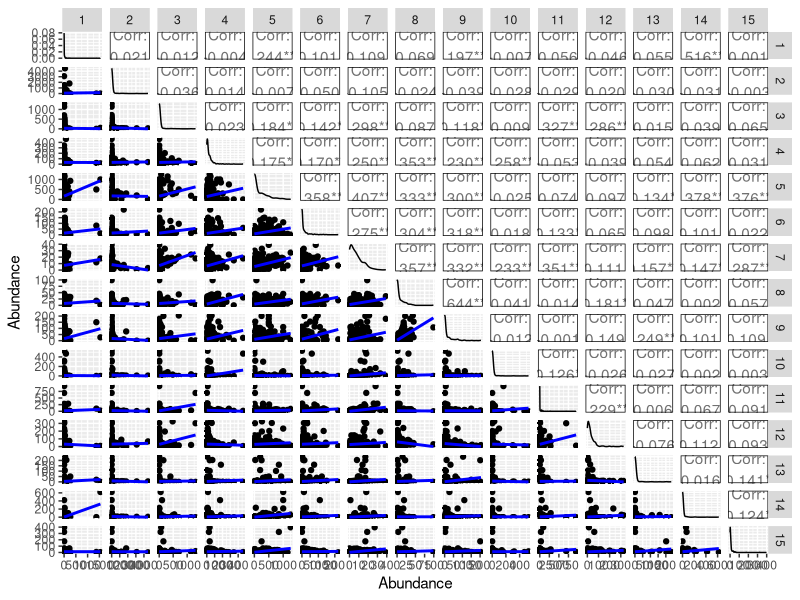
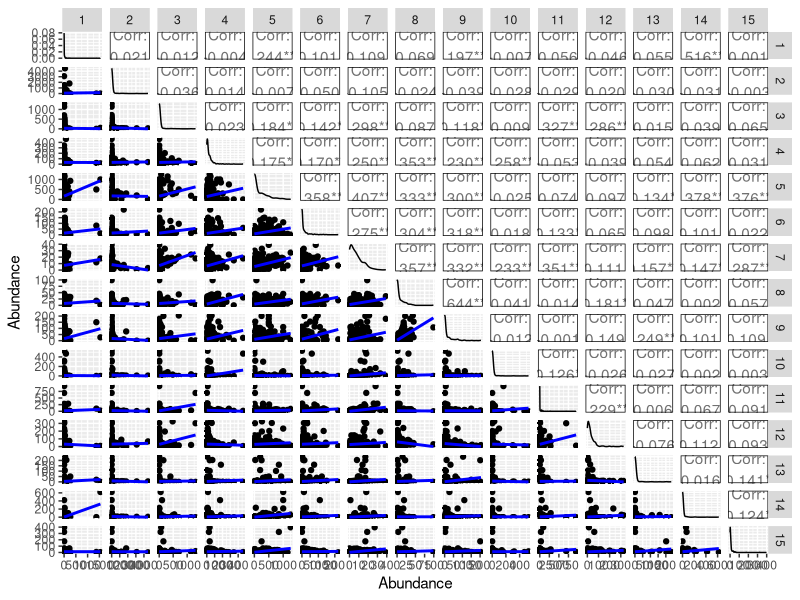

Recreate these plots in R, in order.
library(data.table)
library(GGally)

data_fishCommunity <- fread("Maizuru_dominant_sp.csv")
numSpecies <- 15
dataAbd <- data_fishCommunity[,4:18]
names(dataAbd) <- as.character(seq(1:numSpecies))


plot_func <- function(data, mapping,pts=list(),smt=list(), ...){
  ggplot(data = data, mapping = mapping, ...) + 
    do.call(geom_point, pts) +
    do.call(geom_smooth, smt) 
}

corPanel <- function(data, mapping, ...) {
  # preprocess the data for the correlation calculations
  
  ggally_cor(data, mapping, ...) + # grids will not match. hide them
    theme(
      panel.grid.major = element_blank(), 
      panel.border = element_rect(color = "black", fill = NA)
    )
}


ggpairs(dataAbd,xlab = 'Abundance',ylab = 'Abundance',
        upper = list(continuous = corPanel),
        # lower = list(continuous=wrap("smooth", colour="blue")), # Change the color of points
        # lower = list(continuous = "smooth"),
        lower = list(continuous = wrap(plot_func,
                            pts=list(colour="black"),
                            smt=list(method="lm",se=FALSE,colour="blue"))),
        diag = list(continuous = "densityDiag"))

figName <- 'abd_abd.eps'
ggsave(file = figName, width = 20, height = 12)